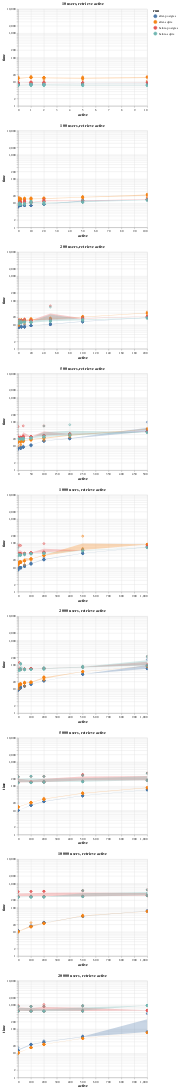

Notebook code cell kept with this figure:
### Markdown cell above
### Get just active users

Here, we make a chart for each of our total number of users,
plotting request time to fetch `?state=active` versus the number of active users.

Since the `before` samples don't actually do any server-side filtering,
they have the same $O(total)$ behavior, regardless of the number of active users,
aside from possible load due to the active spawners in the background.

### Code cell
charts = []
for n in sorted(df["total"].unique()):
    if n == 0:
        continue
    subset = df[(df["total"] == n) & (df["state"] == "active")]

    points = (
        alt.Chart(subset, title=f"{n} users, retrieve active")
        .mark_point()
        .encode(
            alt.X("active"),
            alt.Y("time", scale=alt.Scale(type="log")),
            color="run",
            tooltip=["run", "active", "time", "state"],
            opacity=run_selected_opacity,
        )
    ).add_selection(run_selection)

    band = (
        alt.Chart(subset)
        .mark_errorband(extent="ci")
        .encode(
            alt.X("active"),
            alt.Y("time", scale=alt.Scale(type="log")),
            color="run",
            tooltip=["run"],
            opacity=run_selected_area_opacity,
        )
    )

    charts.append((points + band).interactive())

alt.vconcat(*charts).resolve_scale(y="shared")

### Figure 1 — Vega-Lite specification as saved in the notebook (floating-point values rounded to 4 significant figures; data arrays with more than 128 entries replaced by an {"elided": "..."} marker saying what was removed)
{"config": {"view": {"continuousWidth": 400, "continuousHeight": 300}}, "vconcat": [{"layer": [{"mark": "point", "encoding": {"color": {"type": "nominal", "field": "run"}, "opacity": {"condition": {"value": 1, "selection": "selector001"}, "value": 0.2}, "tooltip": [{"type": "nominal", "field": "run"}, {"type": "quantitative", "field": "active"}, {"type": "quantitative", "field": "time"}, {"type": "nominal", "field": "state"}], "x": {"type": "quantitative", "field": "active"}, "y": {"type": "quantitative", "field": "time", "scale": {"type": "log"}}}, "selection": {"selector001": {"type": "multi", "fields": ["run"], "bind": "legend"}, "selector003": {"type": "interval", "bind": "scales", "encodings": ["x", "y"]}}, "title": "10 users, retrieve active"}, {"mark": {"type": "errorband", "extent": "ci"}, "encoding": {"color": {"type": "nominal", "field": "run"}, "opacity": {"condition": {"value": 0.3, "selection": "selector001"}, "value": 0}, "tooltip": [{"type": "nominal", "field": "run"}], "x": {"type": "quantitative", "field": "active"}, "y": {"type": "quantitative", "field": "time", "scale": {"type": "log"}}}}], "data": {"name": "data-b394c1e045925f777a610ae962bde243"}}, {"layer": [{"mark": "point", "encoding": {"color": {"type": "nominal", "field": "run"}, "opacity": {"condition": {"value": 1, "selection": "selector001"}, "value": 0.2}, "tooltip": [{"type": "nominal", "field": "run"}, {"type": "quantitative", "field": "active"}, {"type": "quantitative", "field": "time"}, {"type": "nominal", "field": "state"}], "x": {"type": "quantitative", "field": "active"}, "y": {"type": "quantitative", "field": "time", "scale": {"type": "log"}}}, "selection": {"selector001": {"type": "multi", "fields": ["run"], "bind": "legend"}, "selector004": {"type": "interval", "bind": "scales", "encodings": ["x", "y"]}}, "title": "100 users, retrieve active"}, {"mark": {"type": "errorband", "extent": "ci"}, "encoding": {"color": {"type": "nominal", "field": "run"}, "opacity": {"condition": {"value": 0.3, "selection": "selector001"}, "value": 0}, "tooltip": [{"type": "nominal", "field": "run"}], "x": {"type": "quantitative", "field": "active"}, "y": {"type": "quantitative", "field": "time", "scale": {"type": "log"}}}}], "data": {"name": "data-ecb96e5ce4fc2617c27d7c6b80b09298"}}, {"layer": [{"mark": "point", "encoding": {"color": {"type": "nominal", "field": "run"}, "opacity": {"condition": {"value": 1, "selection": "selector001"}, "value": 0.2}, "tooltip": [{"type": "nominal", "field": "run"}, {"type": "quantitative", "field": "active"}, {"type": "quantitative", "field": "time"}, {"type": "nominal", "field": "state"}], "x": {"type": "quantitative", "field": "active"}, "y": {"type": "quantitative", "field": "time", "scale": {"type": "log"}}}, "selection": {"selector001": {"type": "multi", "fields": ["run"], "bind": "legend"}, "selector005": {"type": "interval", "bind": "scales", "encodings": ["x", "y"]}}, "title": "200 users, retrieve active"}, {"mark": {"type": "errorband", "extent": "ci"}, "encoding": {"color": {"type": "nominal", "field": "run"}, "opacity": {"condition": {"value": 0.3, "selection": "selector001"}, "value": 0}, "tooltip": [{"type": "nominal", "field": "run"}], "x": {"type": "quantitative", "field": "active"}, "y": {"type": "quantitative", "field": "time", "scale": {"type": "log"}}}}], "data": {"name": "data-4311ce5170e0d91fb5e26c9545ed7009"}}, {"layer": [{"mark": "point", "encoding": {"color": {"type": "nominal", "field": "run"}, "opacity": {"condition": {"value": 1, "selection": "selector001"}, "value": 0.2}, "tooltip": [{"type": "nominal", "field": "run"}, {"type": "quantitative", "field": "active"}, {"type": "quantitative", "field": "time"}, {"type": "nominal", "field": "state"}], "x": {"type": "quantitative", "field": "active"}, "y": {"type": "quantitative", "field": "time", "scale": {"type": "log"}}}, "selection": {"selector001": {"type": "multi", "fields": ["run"], "bind": "legend"}, "selector006": {"type": "interval", "bind": "scales", "encodings": ["x", "y"]}}, "title": "500 users, retrieve active"}, {"mark": {"type": "errorband", "extent": "ci"}, "encoding": {"color": {"type": "nominal", "field": "run"}, "opacity": {"condition": {"value": 0.3, "selection": "selector001"}, "value": 0}, "tooltip": [{"type": "nominal", "field": "run"}], "x": {"type": "quantitative", "field": "active"}, "y": {"type": "quantitative", "field": "time", "scale": {"type": "log"}}}}], "data": {"name": "data-c72a3fe43f4b14a9100ae49dbf01bcbd"}}, {"layer": [{"mark": "point", "encoding": {"color": {"type": "nominal", "field": "run"}, "opacity": {"condition": {"value": 1, "selection": "selector001"}, "value": 0.2}, "tooltip": [{"type": "nominal", "field": "run"}, {"type": "quantitative", "field": "active"}, {"type": "quantitative", "field": "time"}, {"type": "nominal", "field": "state"}], "x": {"type": "quantitative", "field": "active"}, "y": {"type": "quantitative", "field": "time", "scale": {"type": "log"}}}, "selection": {"selector001": {"type": "multi", "fields": ["run"], "bind": "legend"}, "selector007": {"type": "interval", "bind": "scales", "encodings": ["x", "y"]}}, "title": "1000 users, retrieve active"}, {"mark": {"type": "errorband", "extent": "ci"}, "encoding": {"color": {"type": "nominal", "field": "run"}, "opacity": {"condition": {"value": 0.3, "selection": "selector001"}, "value": 0}, "tooltip": [{"type": "nominal", "field": "run"}], "x": {"type": "quantitative", "field": "active"}, "y": {"type": "quantitative", "field": "time", "scale": {"type": "log"}}}}], "data": {"name": "data-528ded86cef4853861a55002955034be"}}, {"layer": [{"mark": "point", "encoding": {"color": {"type": "nominal", "field": "run"}, "opacity": {"condition": {"value": 1, "selection": "selector001"}, "value": 0.2}, "tooltip": [{"type": "nominal", "field": "run"}, {"type": "quantitative", "field": "active"}, {"type": "quantitative", "field": "time"}, {"type": "nominal", "field": "state"}], "x": {"type": "quantitative", "field": "active"}, "y": {"type": "quantitative", "field": "time", "scale": {"type": "log"}}}, "selection": {"selector001": {"type": "multi", "fields": ["run"], "bind": "legend"}, "selector008": {"type": "interval", "bind": "scales", "encodings": ["x", "y"]}}, "title": "2000 users, retrieve active"}, {"mark": {"type": "errorband", "extent": "ci"}, "encoding": {"color": {"type": "nominal", "field": "run"}, "opacity": {"condition": {"value": 0.3, "selection": "selector001"}, "value": 0}, "tooltip": [{"type": "nominal", "field": "run"}], "x": {"type": "quantitative", "field": "active"}, "y": {"type": "quantitative", "field": "time", "scale": {"type": "log"}}}}], "data": {"name": "data-a37e8c3f802dfa8095851b4b1010b5ec"}}, {"layer": [{"mark": "point", "encoding": {"color": {"type": "nominal", "field": "run"}, "opacity": {"condition": {"value": 1, "selection": "selector001"}, "value": 0.2}, "tooltip": [{"type": "nominal", "field": "run"}, {"type": "quantitative", "field": "active"}, {"type": "quantitative", "field": "time"}, {"type": "nominal", "field": "state"}], "x": {"type": "quantitative", "field": "active"}, "y": {"type": "quantitative", "field": "time", "scale": {"type": "log"}}}, "selection": {"selector001": {"type": "multi", "fields": ["run"], "bind": "legend"}, "selector009": {"type": "interval", "bind": "scales", "encodings": ["x", "y"]}}, "title": "5000 users, retrieve active"}, {"mark": {"type": "errorband", "extent": "ci"}, "encoding": {"color": {"type": "nominal", "field": "run"}, "opacity": {"condition": {"value": 0.3, "selection": "selector001"}, "value": 0}, "tooltip": [{"type": "nominal", "field": "run"}], "x": {"type": "quantitative", "field": "active"}, "y": {"type": "quantitative", "field": "time", "scale": {"type": "log"}}}}], "data": {"name": "data-310c3273ba38e7f0649277660c6ec174"}}, {"layer": [{"mark": "point", "encoding": {"color": {"type": "nominal", "field": "run"}, "opacity": {"condition": {"value": 1, "selection": "selector001"}, "value": 0.2}, "tooltip": [{"type": "nominal", "field": "run"}, {"type": "quantitative", "field": "active"}, {"type": "quantitative", "field": "time"}, {"type": "nominal", "field": "state"}], "x": {"type": "quantitative", "field": "active"}, "y": {"type": "quantitative", "field": "time", "scale": {"type": "log"}}}, "selection": {"selector001": {"type": "multi", "fields": ["run"], "bind": "legend"}, "selector010": {"type": "interval", "bind": "scales", "encodings": ["x", "y"]}}, "title": "10000 users, retrieve active"}, {"mark": {"type": "errorband", "extent": "ci"}, "encoding": {"color": {"type": "nominal", "field": "run"}, "opacity": {"condition": {"value": 0.3, "selection": "selector001"}, "value": 0}, "tooltip": [{"type": "nominal", "field": "run"}], "x": {"type": "quantitative", "field": "active"}, "y": {"type": "quantitative", "field": "time", "scale": {"type": "log"}}}}], "data": {"name": "data-a06a7e0c93a190f3968ea826cd044757"}}, {"layer": [{"mark": "point", "encoding": {"color": {"type": "nominal", "field": "run"}, "opacity": {"condition": {"value": 1, "selection": "selector001"}, "value": 0.2}, "tooltip": [{"type": "nominal", "field": "run"}, {"type": "quantitative", "field": "active"}, {"type": "quantitative", "field": "time"}, {"type": "nominal", "field": "state"}], "x": {"type": "quantitative", "field": "active"}, "y": {"type": "quantitative", "field": "time", "scale": {"type": "log"}}}, "selection": {"selector001": {"type": "multi", "fields": ["run"], "bind": "legend"}, "selector011": {"type": "interval", "bind": "scales", "encodings": ["x", "y"]}}, "title": "20000 users, retrieve active"}, {"mark": {"type": "errorband", "extent": "ci"}, "encoding": {"color": {"type": "nominal", "field": "run"}, "opacity": {"condition": {"value": 0.3, "selection": "selector001"}, "value": 0}, "tooltip": [{"type": "nominal", "field": "run"}], "x": {"type": "quantitative", "field": "active"}, "y": {"type": "quantitative", "field": "time", "scale": {"type": "log"}}}}], "data": {"name": "data-fe37d80479d18dc5d14f59ea211289e0"}}], "resolve": {"scale": {"y": "shared"}}, "$schema": "https://vega.github.io/schema/vega-lite/v4.8.1.json", "datasets": {"data-b394c1e045925f777a610ae962bde243": {"elided": "200 records"}, "data-ecb96e5ce4fc2617c27d7c6b80b09298": {"elided": "320 records"}, "data-4311ce5170e0d91fb5e26c9545ed7009": {"elided": "360 records"}, "data-c72a3fe43f4b14a9100ae49dbf01bcbd": {"elided": "280 records"}, "data-528ded86cef4853861a55002955034be": {"elided": "320 records"}, "data-a37e8c3f802dfa8095851b4b1010b5ec": {"elided": "320 records"}, "data-310c3273ba38e7f0649277660c6ec174": {"elided": "200 records"}, "data-a06a7e0c93a190f3968ea826cd044757": {"elided": "200 records"}, "data-fe37d80479d18dc5d14f59ea211289e0": {"elided": "200 records"}}}
